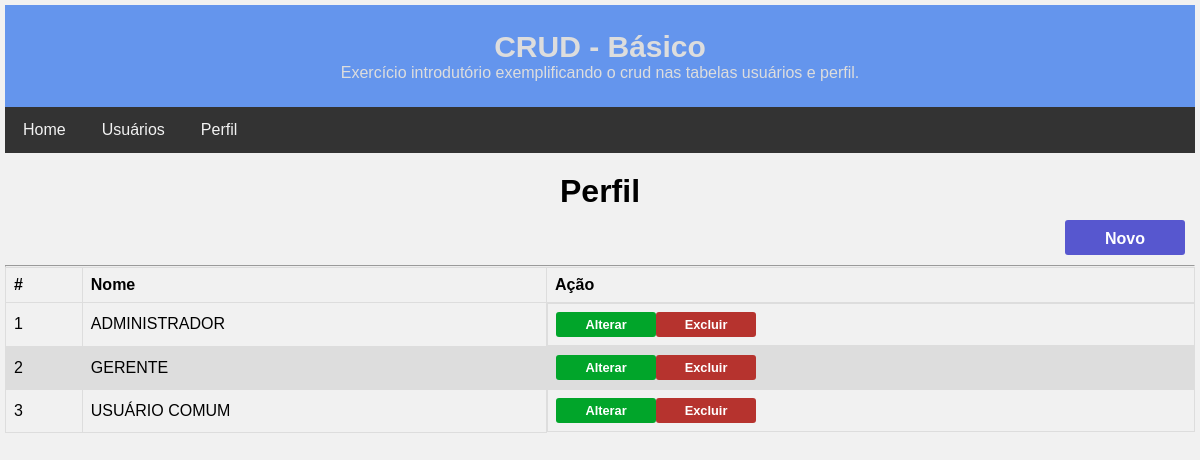
Page /exercicio01/perfis/index.php on the committed database.
### tables this page shows
CREATE TABLE `perfis` (
  `id` int NOT NULL PRIMARY KEY auto_increment,
  `nome` varchar(50) NOT NULL 
);

### exercicio01/perfis/index.php (the view, shortened to what this page needs)
<?php
    $dbh = Conexao::getConexao();
    $query = "SELECT * FROM escolabd.perfis;";
    $stmt = $dbh->query($query);
    $quantidadeRegistros = $stmt->rowCount();
    $perfis = $stmt->fetchAll();
?>
<!DOCTYPE html>
<html lang="pt-br">
<head>
    <link rel="stylesheet" href="../assets/css/style.css">
</head>
<body>
    <header>
        <h1>CRUD - Básico</h1>
        <p>Exercício introdutório exemplificando o crud nas tabelas usuários e perfil. </p>
    </header>
    <nav>
        <a href="../index.php">Home</a>
        <a href="../usuarios/index.php">Usuários</a>
        <a href="index.php">Perfil</a>
    </nav>
    <main>
        <h1>Perfil</h1>
        <section class="section__btn">
            <a class="btn" href="add.php">Novo</a>
        </section>
        <hr>
        <section>
            <table >
                <thead>
                    <tr>
                        <th>#</th>
                        <th>Nome</th>
                        <th>Ação</th>
                    </tr>
                </thead>
                <tbody>
                    <?php if ($quantidadeRegistros == "0"): ?>
                        <tr>
                            <td colspan="3">Não existem dados cadastrados.</td>
                        </tr>
                    <?php else: ?>
                        <?php foreach ($perfis as $perfil) : ?>
                        <tr>
                            <td><?php echo $perfil['id'];?></td>
                            <td><?= $perfil['nome'];?></td>
                            <td class="td__operacao">
                                <a class="btnalterar" href="show.php?id=<?=$perfil['id'];?>">Alterar</a>
                                <a class="btnexcluir" href="delete.php?id=<?=$perfil['id'];?>" onclick="return confirm('Deseja confirmar a operação?');">Excluir</a>
                            </td>
                        </tr>
                        <?php endforeach; ?>
                    <?php endif; $dbh = null; ?>
                </tbody>
            </table>
        </section>
    </main>
</body>
</html>

### exercicio01/assets/css/style.css (style rules this page uses)
* { box-sizing: border-box; margin: 0; padding: 0; }
body { font-family: Arial, Helvetica, sans-serif; background: #f1f1f1; padding: 5px; min-height: 100vh; }
header { padding: 25px; text-align: center; background-color: cornflowerblue; color: #ddd; }
header h1 { font-size: 30px; }
nav { overflow: hidden; background-color: #333; }
nav a { float: left; display: block; color: #f2f2f2; text-align: center; padding: 14px 18px; text-decoration: none; }
main h1 { margin-top: 20px; text-align: center; font-size: 2rem; }
table { font-family: arial, sans-serif; border-collapse: collapse; width: 100%; }
td, th { border: 1px solid #dddddd; text-align: left; padding: 8px; }
tr:nth-child(even) { background-color: #dddddd; }
.td__operacao { display:flex; }
.section__btn { display: flex; justify-content: flex-end; }
.btn { border: none; padding: 10px; margin: 10px; width: 120px; height: 35px; background-color: rgb(87, 87, 207); color: #fff; text-align: center; text-decoration: none; font-weight: 600; border-radius: 3px; }
.btnalterar { border: none; width: 100px; padding: 5px 0px; background-color: rgb(1, 165, 42); color: #fff; text-align: center; text-decoration: none; font-size: .8rem; font-weight: 600; border-radius: 3px; display: inline-block; }
.btnexcluir { border: none; width: 100px; padding: 5px 0px; background-color: rgb(182, 51, 46); color: #fff; text-align: center; text-decoration: none; font-size: .8rem; font-weight: 600; border-radius: 3px; display: inline-block; }

### rows in the picture
perfis: id "1", nome "ADMINISTRADOR"
perfis: id "2", nome "GERENTE"
perfis: id "3", nome "USUÁRIO COMUM"
